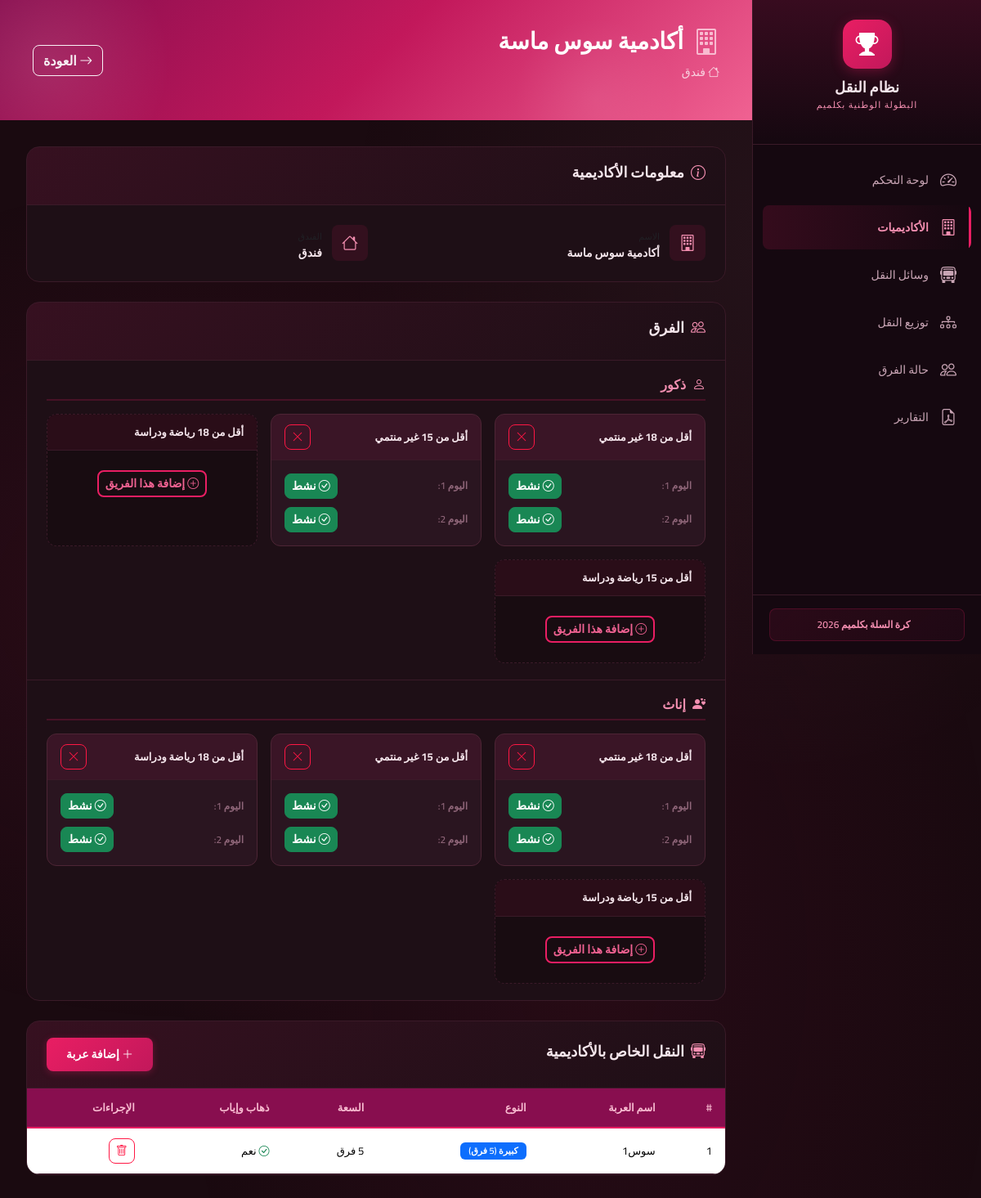
Screenshot of /academy/2 with the database file from the repository.
### transport_system/models.py (models this page shows, shortened)
class Academy(db.Model):
    __tablename__ = 'academy'
    id = db.Column(db.Integer, primary_key=True)
    name = db.Column(db.String(200), nullable=False)
    hotel = db.Column(db.String(200), nullable=False)
    teams = db.relationship('Team', backref='academy', lazy=True, cascade='all, delete-orphan')
    vehicles = db.relationship('Vehicle', backref='academy', lazy=True, cascade='all, delete-orphan')

class Vehicle(db.Model):
    __tablename__ = 'vehicle'
    TYPE_CHOICES = ['small', 'large']
    TYPE_LABELS = {'small': 'صغيرة (فريقان)', 'large': 'كبيرة (5 فرق)'}
    TYPE_CAPACITY = {'small': 2, 'large': 5}
    OWNERSHIP_CHOICES = ['academy', 'public']
    OWNERSHIP_LABELS = {'academy': 'خاصة بأكاديمية', 'public': 'عامة'}
    id = db.Column(db.Integer, primary_key=True)
    name = db.Column(db.String(200), nullable=False)
    type = db.Column(db.String(10), nullable=False, default='small')
    ownership = db.Column(db.String(10), nullable=False, default='public')
    academy_id = db.Column(db.Integer, db.ForeignKey('academy.id'), nullable=True)
    can_return = db.Column(db.Boolean, nullable=False, default=True)
    trips = db.relationship('Trip', backref='vehicle', lazy=True, cascade='all, delete-orphan')
    @property
    def capacity(self):
        return self.TYPE_CAPACITY.get(self.type, 2)
    @property
    def type_label(self):
        return self.TYPE_LABELS.get(self.type, self.type)

### transport_system/routes/academies.py (the view)
@academies_bp.route('/academy/<int:id>')
def academy_detail(id):
    academy = Academy.query.get_or_404(id)
    teams = Team.query.filter_by(academy_id=id).all()
    vehicles = Vehicle.query.filter_by(academy_id=id).all()
    teams_map = {}
    for team in teams:
        teams_map[(team.gender, team.category)] = team
    return render_template('academy_detail.html',
                           academy=academy,
                           teams=teams,
                           teams_map=teams_map,
                           vehicles=vehicles,
                           genders=Team.GENDER_CHOICES,
                           categories=Team.CATEGORY_CHOICES,
                           category_labels=Team.CATEGORY_LABELS)

### transport_system/templates/academy_detail.html (shortened to what this page needs)
{% extends "base.html" %}
{% block content %}
<div class="page-header">
    <div class="page-header-content">
        <h1 class="page-title">
            <i class="bi bi-building"></i>
            {{ academy.name }}
        </h1>
        <p class="page-subtitle">
            <i class="bi bi-house"></i> {{ academy.hotel }}
        </p>
    </div>
    <a href="/academies" class="btn btn-outline-light">
        <i class="bi bi-arrow-right"></i> العودة
    </a>
</div>
<div class="content-card mb-4">
    <div class="card-header-custom">
        <h3><i class="bi bi-info-circle"></i> معلومات الأكاديمية</h3>
    </div>
    <div class="info-grid">
        <div class="info-item">
            <div class="info-icon"><i class="bi bi-building"></i></div>
            <div>
                <small class="text-muted">الاسم</small>
                <p>{{ academy.name }}</p>
            </div>
        </div>
        <div class="info-item">
            <div class="info-icon"><i class="bi bi-house"></i></div>
            <div>
                <small class="text-muted">الفندق</small>
                <p>{{ academy.hotel }}</p>
            </div>
        </div>
    </div>
</div>
<div class="content-card mb-4">
    <div class="card-header-custom">
        <h3><i class="bi bi-people"></i> الفرق</h3>
    </div>
    {% for gender in genders %}
    <div class="gender-section">
        <h4 class="gender-title">
            <i class="bi bi-{% if gender == 'ذكور' %}person{% else %}person-hearts{% endif %}"></i>
            {{ gender }}
        </h4>
        <div class="teams-grid">
            {% for category in categories %}
            {% set team = teams_map.get((gender, category)) %}
            <div class="team-card {% if team %}team-exists{% else %}team-empty{% endif %}" id="team-card-{{ gender }}-{{ category }}">
                <div class="team-card-header">
                    <span class="team-category">{{ category_labels[category] }}</span>
                    {% if team %}
                    <button class="btn btn-sm btn-outline-danger" onclick="deleteTeam({{ team.id }})" title="حذف">
                        <i class="bi bi-x-lg"></i>
                    </button>
                    {% endif %}
                </div>
                {% if team %}
                <div class="team-card-body">
                    <div class="team-status-toggles">
                        <div class="toggle-group">
                            <label>اليوم 1:</label>
                            <button class="btn btn-sm {% if team.day1_status == 'active' %}btn-success{% else %}btn-danger{% endif %}"
                                    onclick="toggleTeamStatus({{ team.id }}, 1)" id="toggle-d1-{{ team.id }}">
                                {% if team.day1_status == 'active' %}
                                <i class="bi bi-check-circle"></i> نشط
                                {% else %}
                                <i class="bi bi-x-circle"></i> مقصى
                                {% endif %}
                            </button>
                        </div>
                        <div class="toggle-group">
                            <label>اليوم 2:</label>
                            <button class="btn btn-sm {% if team.day2_status == 'active' %}btn-success{% else %}btn-danger{% endif %}"
                                    onclick="toggleTeamStatus({{ team.id }}, 2)" id="toggle-d2-{{ team.id }}">
                                {% if team.day2_status == 'active' %}
                                <i class="bi bi-check-circle"></i> نشط
                                {% else %}
                                <i class="bi bi-x-circle"></i> مقصى
                                {% endif %}
                            </button>
                        </div>
                    </div>
                </div>
                {% else %}
                <div class="team-card-body team-add-body">
                    <button class="btn btn-outline-gold btn-sm" onclick="addTeam('{{ gender }}', '{{ category }}')">
                        <i class="bi bi-plus-circle"></i> إضافة هذا الفريق
                    </button>
                </div>
                {% endif %}
            </div>
            {% endfor %}
        </div>
    </div>
    {% endfor %}
</div>
<div class="content-card">
    <div class="card-header-custom">
        <h3><i class="bi bi-bus-front"></i> النقل الخاص بالأكاديمية</h3>
        <button class="btn btn-gold btn-sm" data-bs-toggle="modal" data-bs-target="#vehicleModal" id="btnAddPrivateVehicle">
            <i class="bi bi-plus-lg"></i> إضافة عربة
        </button>
    </div>
    {% if vehicles %}
    <div class="table-responsive">
        <table class="table table-modern">
            <thead>
                <tr>
                    <th>#</th>
                    <th>اسم العربة</th>
                    <th>النوع</th>
                    <th>السعة</th>
                    <th>ذهاب وإياب</th>
                    <th>الإجراءات</th>
                </tr>
            </thead>
            <tbody>
                {% for vehicle in vehicles %}
                <tr>
                    <td>{{ loop.index }}</td>
                    <td>{{ vehicle.name }}</td>
                    <td><span class="badge {% if vehicle.type == 'large' %}bg-primary{% else %}bg-secondary{% endif %}">{{ vehicle.type_label }}</span></td>
                    <td>{{ vehicle.capacity }} فرق</td>
                    <td>
                        {% if vehicle.can_return %}
                        <i class="bi bi-check-circle text-success"></i> نعم
                        {% else %}
                        <i class="bi bi-x-circle text-danger"></i> لا
                        {% endif %}
                    </td>
                    <td>
                        <button class="btn btn-sm btn-outline-danger" onclick="deletePrivateVehicle({{ vehicle.id }})">
                            <i class="bi bi-trash"></i>
                        </button>
                    </td>
                </tr>
                {% endfor %}
            </tbody>
        </table>
    </div>
    {% else %}
    <div class="text-center py-4 text-muted">
        <i class="bi bi-bus-front" style="font-size: 2rem;"></i>
        <p>لا توجد عربات خاصة بهذه الأكاديمية</p>
    </div>
    {% endif %}
</div>
{% endblock %}

### rows the page displays
Academy: name "أكادمية سوس ماسة", hotel "فندق"
Vehicle: name "سوس1", type_label "كبيرة (5 فرق)", capacity "5", can_return True (drawn)

### other values shown
{{ gender }} "ذكور" "إناث"
{{ category_labels[category] }} "أقل من 18 غير منتمي" "أقل من 15 غير منتمي" "أقل من 18 رياضة ودراسة" "أقل من 15 رياضة ودراسة" "أقل من 18 غير منتمي" "أقل من 15 غير منتمي" "أقل من 18 رياضة ودراسة" "أقل من 15 رياضة ودراسة"
